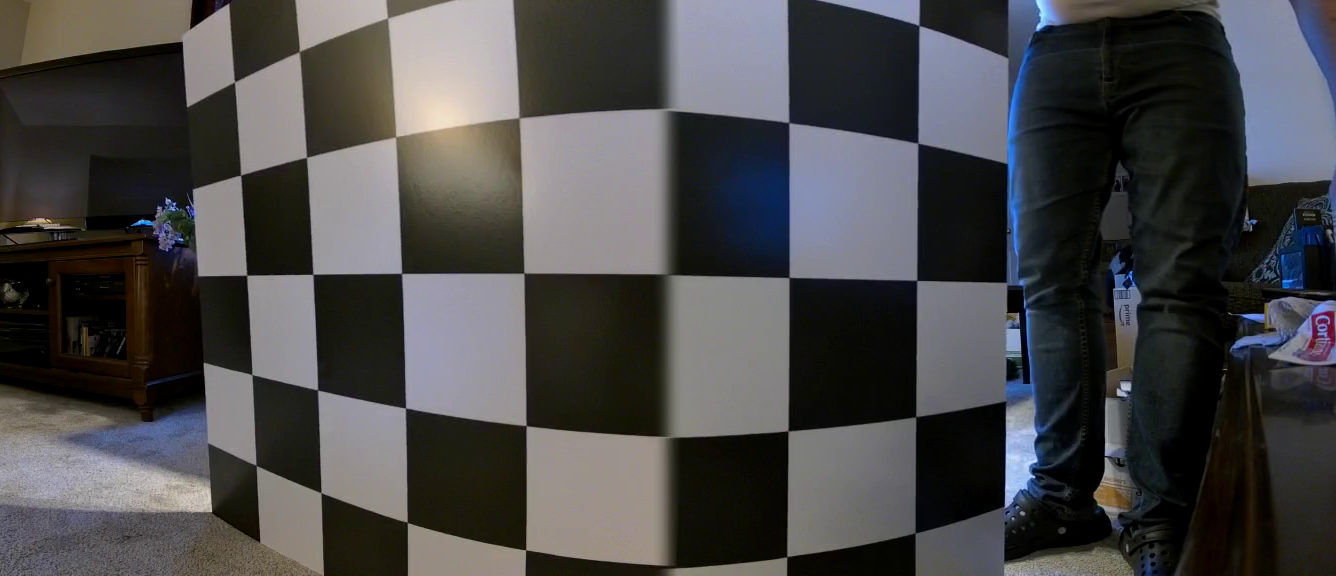
#> input picture mimage.png, 1336 x 576 px
$ jupyter execute --allow-errors rbf_middle_old.ipynb
#> lines starting #> are read from the running program, lines starting #| are printed output that depends on the picture
[cell 1]
import cv2
import numpy as np
import matplotlib.pyplot as plt
import scipy.optimize as opt
from scipy.interpolate import RBFInterpolator

Load in calibration images

[cell 2]
buffer = 0
mimg = cv2.imread('mimage.png')
#> mimg is the input picture: shape (576, 1336, 3); mean B, G, R 72.9, 72.1, 72.8
width = mimg.shape[1]
#> width = 1336
limg = cv2.imread('limage.png')[:, :width//2 + buffer]
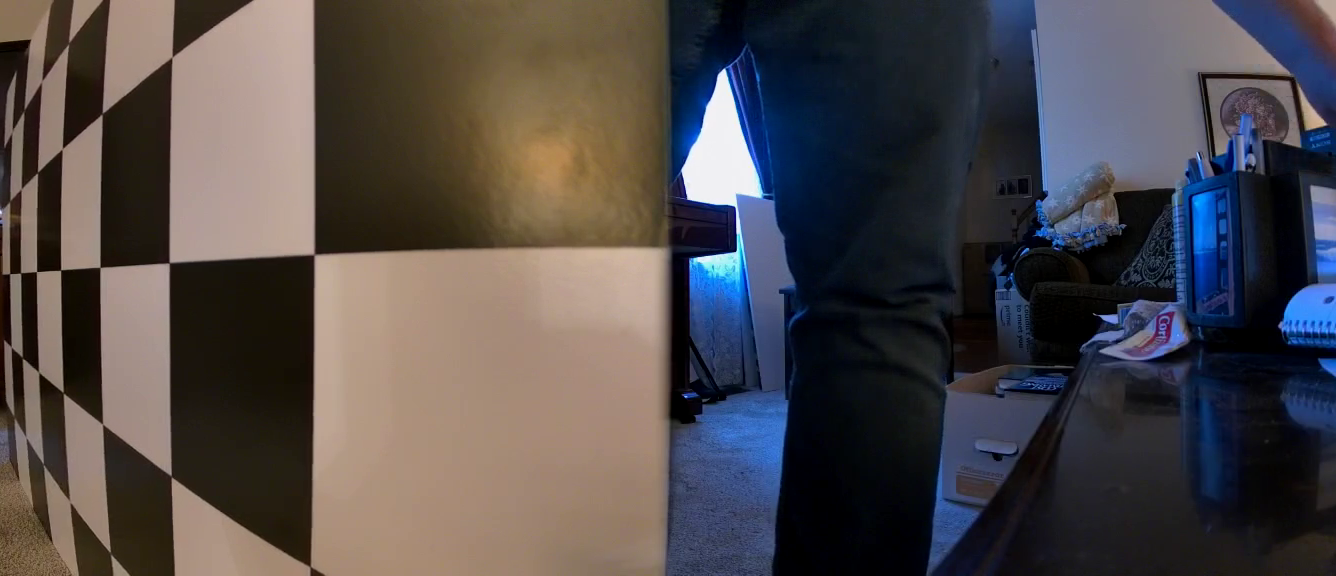
#> input picture limage.png, 1336 x 576 px
rimg = cv2.imread('rimage.png')[:, width//2 - buffer:]
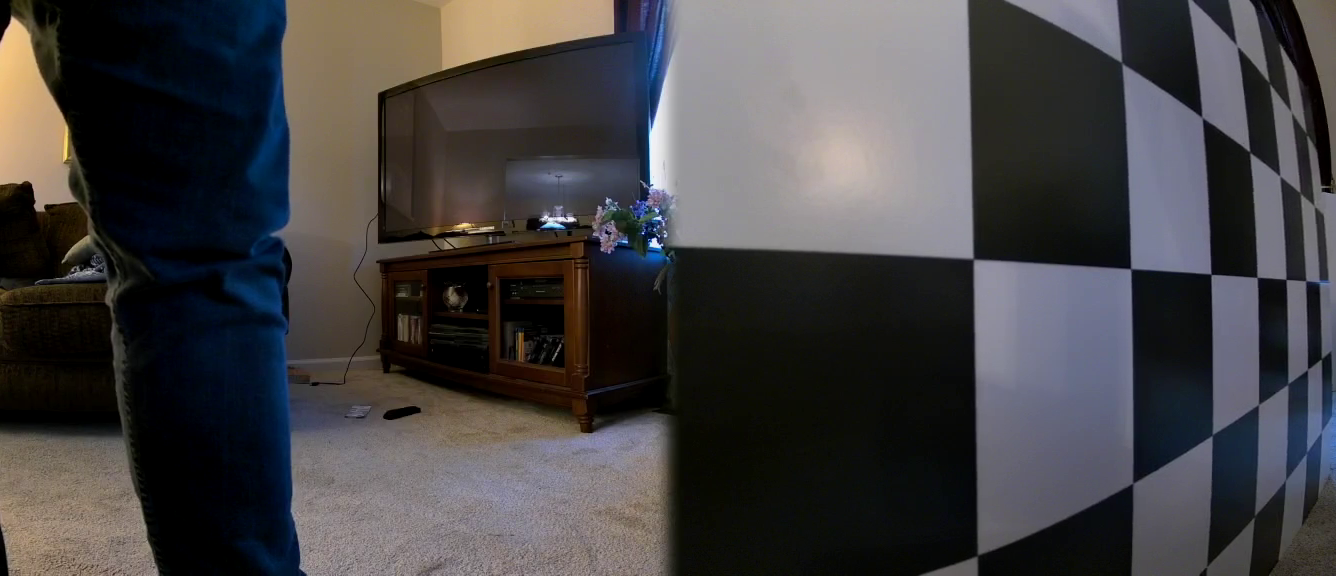
#> input picture rimage.png, 1336 x 576 px
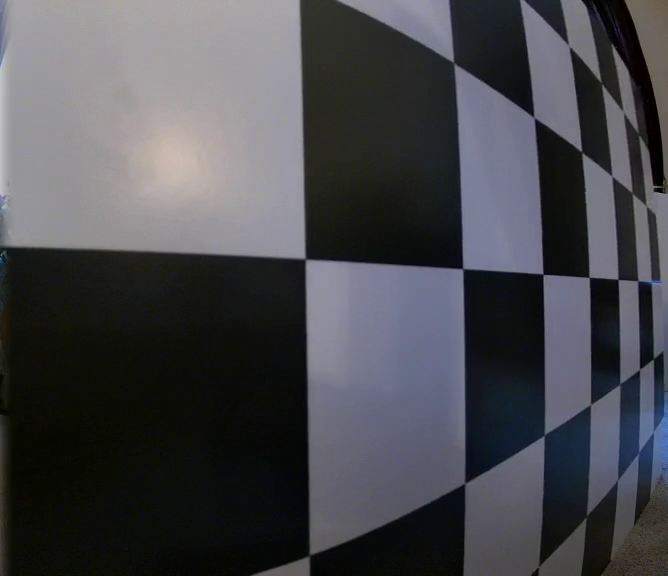
#> rimg: shape (576, 668, 3); mean B, G, R 76.6, 72, 71.6

Defines function to display image

[cell 3]
def disp(img):
    image_rgb = cv2.cvtColor(img, cv2.COLOR_BGR2RGB)
    plt.axis('off')
    plt.imshow(image_rgb)

Defines function to automatically detect as many corners as possible

[cell 4]
def getCorners(img):
    gimg = cv2.cvtColor(img, cv2.COLOR_BGR2GRAY)
    corners, quality = cv2.goodFeaturesToTrackWithQuality(gimg, maxCorners=200, qualityLevel=0.10, minDistance=7, mask=None)
#> corners = 68 rows, first 8: [175, 203], [187, 207], [166, 198], [525, 549], [158, 207], [210, 511], [228, 5], [406, 521]; quality = 68 values, max 0.0728 at index 0, min 0.00735 at index 67, mean 0.0284
    return corners

Defines function to display corners

[cell 5]
def displayCorners(img, corners, nums=True):
    img = img.copy()
    for i in range(len(corners)):
        point = corners[i]
        cv2.circle(img,(int(point[0][0]),int(point[0][1])),3,(0,0,255),-1)
        if nums:
            cv2.putText(img,str(i),(int(point[0][0]),int(point[0][1])-2),0,0.5,(0,0,255))
    return img

Define Radial Basis Function

[cell 6]
def getRBF(actual_corners, ideal_corners):
    print(ideal_corners.shape)
    print(actual_corners.shape)

    filter = actual_corners[:,0,0] != -1.

    pair = np.squeeze(ideal_corners, axis=1)[filter]
    print(pair.shape)

    rbf_x = RBFInterpolator(pair, actual_corners[filter][:,0,0])
    rbf_y = RBFInterpolator(pair, actual_corners[filter][:,0,1])

    return rbf_x, rbf_y, filter

Map image according coeficients

[cell 7]
def undistort(new_shape, actual_corners, ideal_corners):
    old_shape = limg.shape[:2]
    fun_x, fun_y, filter = getRBF(actual_corners, ideal_corners)

    x_off = old_shape[0] - new_shape[0]
    y_off = old_shape[1] - new_shape[1]

    map_x = np.zeros(new_shape, dtype=np.float32)
    map_y = np.zeros(new_shape, dtype=np.float32)
    for i in range(map_x.shape[0]):
        for j in range(map_x.shape[1]):
            map_x[i,j] = fun_x(np.array([[j+x_off, i+y_off]]))
            map_y[i,j] = fun_y(np.array([[j+x_off, i+y_off]]))

    return cv2.remap(limg, map_x, map_y, cv2.INTER_LINEAR), map_x, map_y, filter

Get middle camera picture of calibration board

[cell 8]
limg = cv2.imread('mimage.png')[:, :width//2 + buffer]
disp(limg)

#> (a cell that did not finish here is left out)

#> (a cell that did not finish here is left out)

#> (a cell that did not finish here is left out)

Find potential corners

[cell 12]
corn = getCorners(limg)
#> corn has the same summary as corners in getCorners
limg_c = displayCorners(limg, corn)
#> the loop in displayCorners, `for i in range(len(corners)):` made 68 passes
#> point on passes 1 to 12: [[175, 203]], [[187, 207]], [[166, 198]], [[525, 549]], [[158, 207]], [[210, 511]], [[228, 5]], [[406, 521]], [[204, 363]], [[405, 407]], [[240, 176]], [[182, 240]]
#> after the loop in displayCorners, `for i in range(len(corners)):`: img: shape (576, 668, 3); mean of channels 0, 1, 2 80.8, 84.9, 92.4
disp(limg_c)

Manually keep incorrect corners

[cell 13]
keep = [6, 21, 20, 30, 51, 33, 10, 26, 48, 50, 38, 12, 16, 15, 24, 8, 17, 18, 9,
        27, 58, 13, 19, 7, 3, 5, 37]

mask = [False]*len(corn)
#> mask = 68 items, first 6: False, False, False, False, False, False
for k in keep:
    mask[k] = True
#> after the loop, mask = 68 items, first 6: False, False, False, True, False, True
corn_n = corn[mask]
#> corn_n = 27 rows, first 8: [525, 549], [210, 511], [228, 5], [406, 521], [204, 363], [405, 407], [240, 176], [246, 276]

limg_c = displayCorners(limg, corn_n, True)
#> call 2 of displayCorners, with corners = array of shape (27, 1, 2), nums = True
#> the loop in displayCorners (call 2), `for i in range(len(corners)):` made 27 passes
#> point on passes 1 to 12: [[525, 549]], [[210, 511]], [[228, 5]], [[406, 521]], [[204, 363]], [[405, 407]], [[240, 176]], [[246, 276]], [[255, 464]], [[401, 274]], [[313, 274]], [[253, 376]]
#> after the loop in displayCorners (call 2), `for i in range(len(corners)):`:
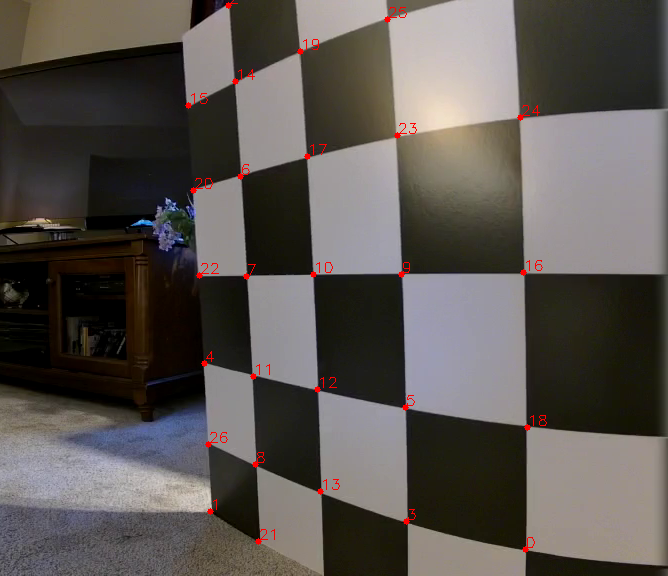
#> img: shape (576, 668, 3); mean of channels 0, 1, 2 81.2, 85.3, 90.9; drawn as B, G, R
disp(limg_c)

Lineup the indexes of the actual corners

[cell 14]
grid_height, grid_width = 7, 9
actual_corners = np.zeros((grid_height*grid_width, 1, 2))-1
map = {2:1,
       15:9, 14:10, 19:11, 25:12,
       20:18, 6:19, 17:20, 23:21, 24:22,
       22:27, 7:28, 10:29, 9:30, 16:31,
       4:36, 11:37, 12:38, 5:39, 18:40,
       26:45, 8:46, 13:47, 3:48, 0:49,
       1:54, 21:55}


assert (sorted(list(map.keys())) == list(range(len(corn_n)))), "map does not map all detected corner points"

for i in range(len(corn_n)):
    actual_corners[map[i]] = corn_n[i]
#> this loop made 27 passes
#> after the loop, actual_corners = 63 rows, first 8: [-1, -1], [228, 5], [-1, -1], [-1, -1], [-1, -1], [-1, -1], [-1, -1], [-1, -1]

limg_c = displayCorners(limg, actual_corners, True)
#> call 3 of displayCorners, with corners = array of shape (63, 1, 2), nums = True
#> the loop in displayCorners (call 3), `for i in range(len(corners)):` made 63 passes
#> after the loop in displayCorners (call 3), `for i in range(len(corners)):`:
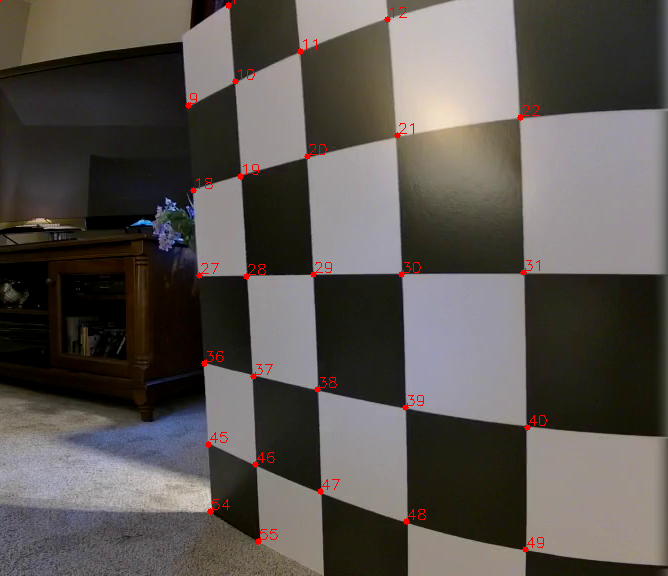
#> img: shape (576, 668, 3); mean of channels 0, 1, 2 81.2, 85.3, 91; drawn as B, G, R
disp(limg_c)

Add Aditional Corners

[cell 15]
print(limg.shape)
#| (576, 668, 3)
actual_corners[0] = np.array([[180, 35]])
actual_corners[23] = np.array([[668, 108]])
actual_corners[32] = np.array([[668, 274]])
actual_corners[41] = np.array([[668, 437]])
actual_corners[50] = np.array([[668, 565]])

limg_c = displayCorners(limg, actual_corners, True)
#> after the loop in displayCorners (call 4), `for i in range(len(corners)):`: img: shape (576, 668, 3); mean of channels 0, 1, 2 81.2, 85.3, 91.1
disp(limg_c)

Create ideal corner points

[cell 16]
block_len = 64
height, width, _ = limg.shape
#> height = 576; width = 668
ideal_corners = np.zeros((grid_height*grid_width, 1, 2))
start = np.array([60+64*4, 60])

for i in range(grid_height):
    for j in range(grid_width):
        ideal_corners[grid_width*i + j, 0] = start
        start[0] += block_len
    start[1] += block_len
    start[0] -= block_len*grid_width

limg_i = displayCorners(limg, ideal_corners)
#> after the loop in displayCorners (call 5), `for i in range(len(corners)):`:
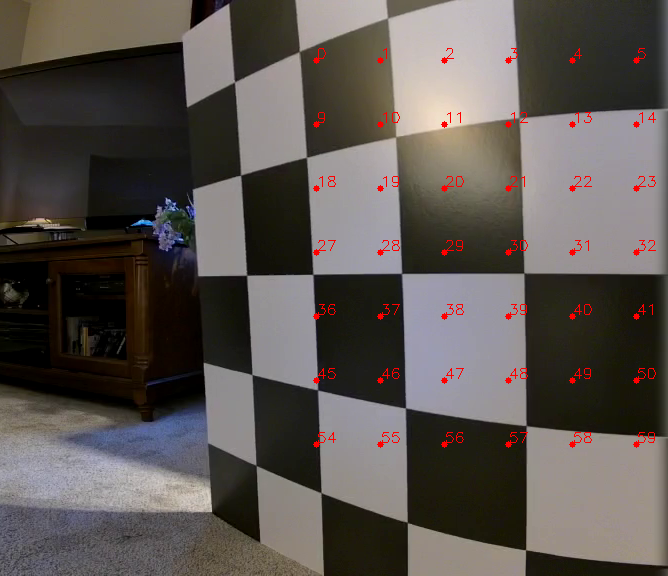
#> img: shape (576, 668, 3); mean of channels 0, 1, 2 80.9, 85, 91.4; drawn as B, G, R
disp(limg_i)

Undistort Image

[cell 17]
per, map_x, map_y, filter = undistort(limg.shape[:2], actual_corners, ideal_corners)
#| (63, 1, 2)
#> in getRBF, `pair = np.squeeze(ideal_corners, axis=1)[filter]`: pair = 32 pairs, first value 316 to 636, second value 60 to 444
#| (32, 2)
#> after the loop in undistort, `for i in range(map_x.shape[0]):`:
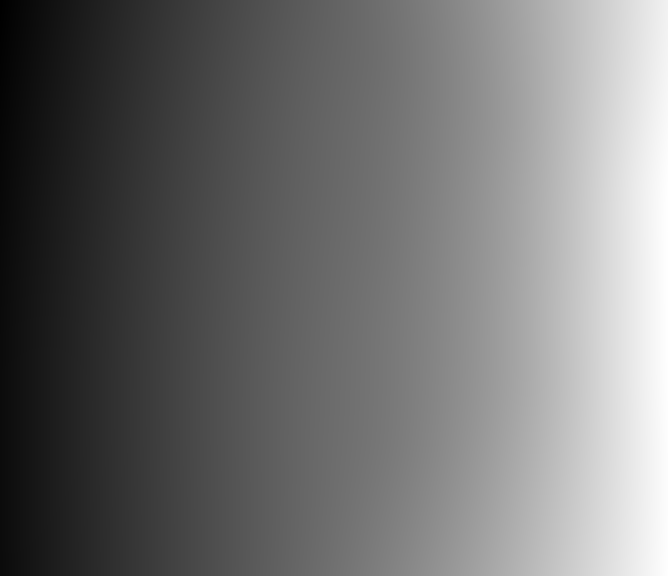
#> map_x: shape (576, 668) float32; min -161.4, max 735.3, mean 237.8; drawn with min black and max white
#> after the loop in undistort, `for i in range(map_x.shape[0]):`:
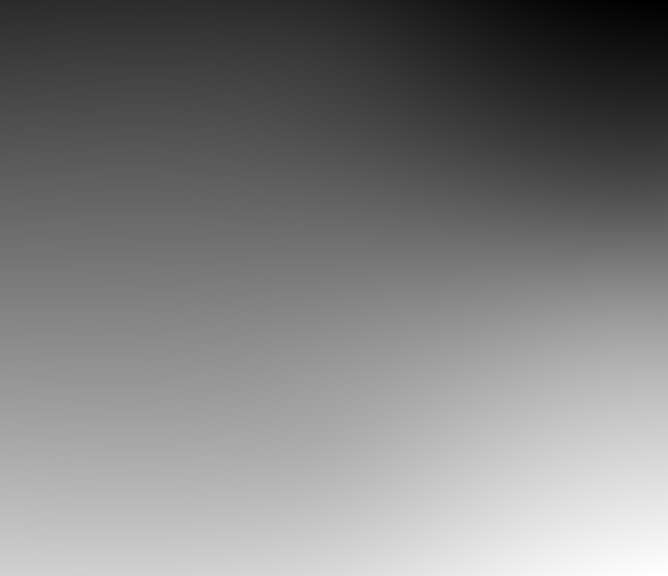
#> map_y: shape (576, 668) float32; min -210.4, max 859, mean 323.7; drawn with min black and max white
disp(displayCorners(per, ideal_corners[filter]))
#> the loop in displayCorners (call 6), `for i in range(len(corners)):` made 32 passes
#> point on passes 1 to 12: [[316, 60]], [[380, 60]], [[316, 124]], [[380, 124]], [[444, 124]], [[508, 124]], [[316, 188]], [[380, 188]], [[444, 188]], [[508, 188]], [[572, 188]], [[636, 188]]
#> after the loop in displayCorners (call 6), `for i in range(len(corners)):`:
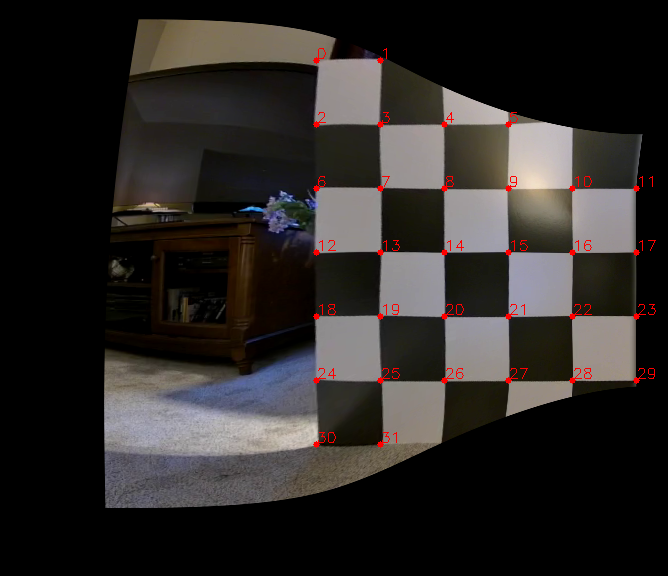
#> img: shape (576, 668, 3); mean of channels 0, 1, 2 38.6, 40.4, 44.1; drawn as B, G, R
